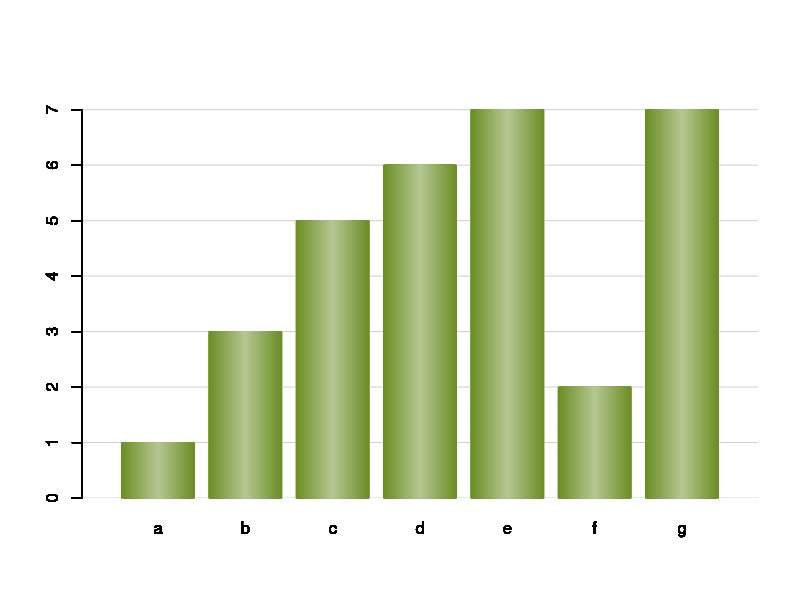

This figure's R source:
#====================
#  script to plot bars with color gradient making a shadow-effect
#=====================
x <- c(1,3,5,6,7,2,7)
names <- c("a","b","c","d","e","f","g")

colfunc <- colorRampPalette(c( 'olivedrab',"white")) #"#336600",
color_gradient = 50 # number of gradient layers

#===== width and the space between bars
space = 0.2
width = 1
xlim = c(0, length(x)*(width+space)+space)
ylim = c(0, max(x)+0.5)
#===== bars are filled layer-by-layer with decreasing darckness and decreasing bar width
for (i in 1:color_gradient){
    colori = colfunc(color_gradient*2)[i] # next color ; here we increase the color array twice to keep everything darker
    w = width*(1-(i-1)*(1.0/color_gradient)) # next bar width   
    s = c((space+(1-w)/2)/w, rep((space+1-w)/w,length(x)-1))
    
    barplot(x, col = colori, names.arg=names,
        xlim = xlim, ylim =ylim,border= colori,
        width = w, space =  s,axisnames = TRUE)
    par(new = TRUE)
    #===== to make grid under bars we need to re-plot the first layer
    if (i == 1) {
        grid(nx=NA, ny=NULL,col = "lightgray", lty = "solid")
        par(new = TRUE)
        barplot(x, col = colori, names.arg=names,
            xlim = xlim, ylim = ylim,border= colori,
            width = w, space =  s, axisnames = TRUE)
         par(new = TRUE)
    }
    
}
